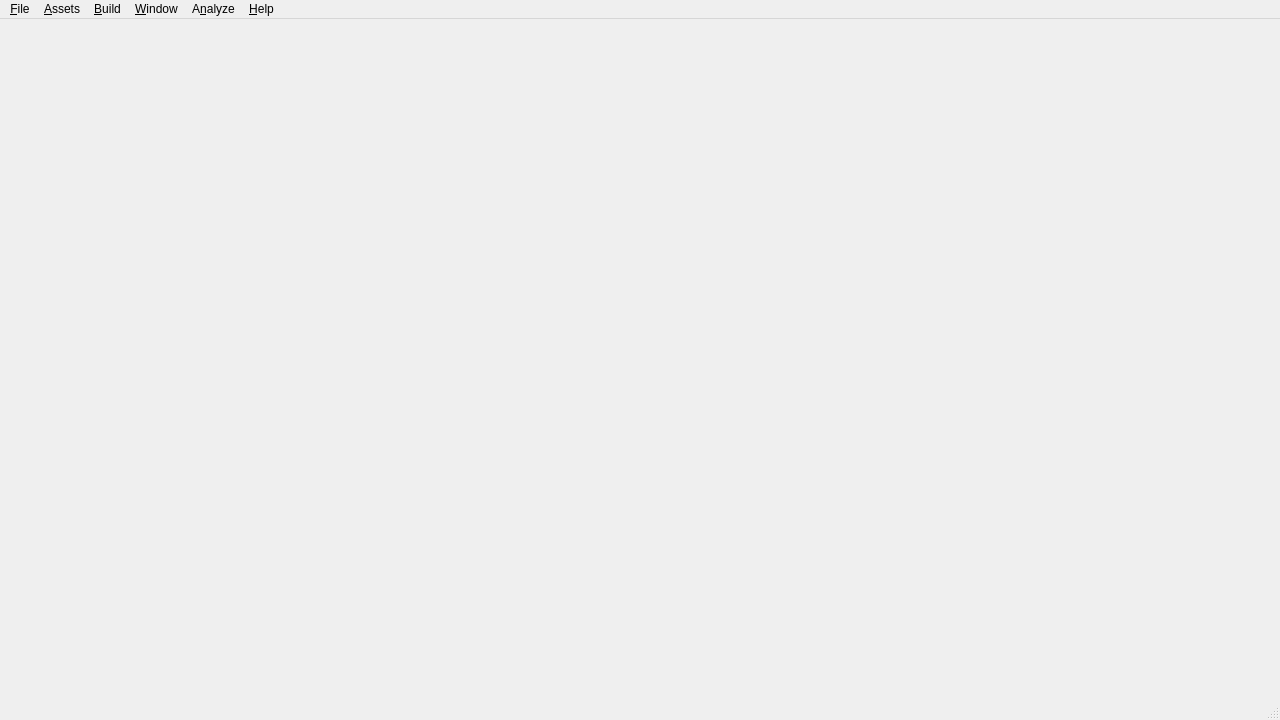
<?xml version="1.0" encoding="UTF-8"?>
<ui version="4.0">
 <class>MainWindow</class>
 <widget class="QMainWindow" name="MainWindow">
  <property name="geometry">
   <rect>
    <x>0</x>
    <y>0</y>
    <width>1280</width>
    <height>720</height>
   </rect>
  </property>
  <property name="windowTitle">
   <string>Swift IDE</string>
  </property>
  <property name="styleSheet">
   <string notr="true"/>
  </property>
  <widget class="QWidget" name="centralwidget"/>
  <widget class="QMenuBar" name="menubar">
   <property name="geometry">
    <rect>
     <x>0</x>
     <y>0</y>
     <width>1280</width>
     <height>21</height>
    </rect>
   </property>
   <widget class="QMenu" name="menuFile">
    <property name="title">
     <string>&amp;File</string>
    </property>
    <addaction name="actionNew_Project"/>
    <addaction name="actionOpen_Project"/>
    <addaction name="separator"/>
    <addaction name="actionSave"/>
    <addaction name="actionSave_All"/>
    <addaction name="actionSave_As"/>
    <addaction name="separator"/>
    <addaction name="actionPreferences"/>
    <addaction name="actionOpen_Swift_in_Explorer"/>
    <addaction name="actionExit"/>
   </widget>
   <widget class="QMenu" name="menuAssets">
    <property name="title">
     <string>&amp;Assets</string>
    </property>
    <addaction name="actionAdd_Texture"/>
    <addaction name="actionAdd_Sound"/>
    <addaction name="actionAdd_Font"/>
    <addaction name="actionAdd_Scene"/>
    <addaction name="separator"/>
    <addaction name="actionAdd_Script"/>
    <addaction name="actionAdd_Entity"/>
    <addaction name="actionAdd_State"/>
    <addaction name="separator"/>
    <addaction name="actionConfiguration"/>
    <addaction name="actionOpen_Project_in_Explorer"/>
   </widget>
   <widget class="QMenu" name="menuBuild">
    <property name="title">
     <string>&amp;Build</string>
    </property>
    <addaction name="actionBuild_and_Run"/>
    <addaction name="separator"/>
    <addaction name="actionBuild"/>
    <addaction name="actionRebuild"/>
    <addaction name="actionClean"/>
    <addaction name="separator"/>
    <addaction name="actionMute"/>
   </widget>
   <widget class="QMenu" name="menuView">
    <property name="title">
     <string>&amp;Window</string>
    </property>
    <addaction name="actionProject_Explorer"/>
    <addaction name="actionCompiler_Output"/>
    <addaction name="actionEngine_Debug_Redirect"/>
    <addaction name="actionWelcome_Dialog"/>
   </widget>
   <widget class="QMenu" name="menuAnalyze">
    <property name="title">
     <string>A&amp;nalyze</string>
    </property>
    <addaction name="actionLines_of_Code"/>
   </widget>
   <widget class="QMenu" name="menuHelp">
    <property name="title">
     <string>&amp;Help</string>
    </property>
    <addaction name="actionSwift_Docs"/>
    <addaction name="actionRelease_Notes"/>
    <addaction name="separator"/>
    <addaction name="actionWebsite"/>
    <addaction name="actionDeveloper_Forum"/>
    <addaction name="actionReport_bug"/>
    <addaction name="separator"/>
    <addaction name="actionAbout_Swift_IDE"/>
    <addaction name="actionUpdate_License"/>
   </widget>
   <addaction name="menuFile"/>
   <addaction name="menuAssets"/>
   <addaction name="menuBuild"/>
   <addaction name="menuView"/>
   <addaction name="menuAnalyze"/>
   <addaction name="menuHelp"/>
  </widget>
  <widget class="QStatusBar" name="statusbar"/>
  <action name="actionNew_Project">
   <property name="icon">
    <iconset resource="../resources/icons.qrc">
     <normaloff>:/icons/page_white.png</normaloff>:/icons/page_white.png</iconset>
   </property>
   <property name="text">
    <string>New Project</string>
   </property>
   <property name="shortcut">
    <string>Ctrl+N</string>
   </property>
  </action>
  <action name="actionOpen_Project">
   <property name="icon">
    <iconset resource="../resources/icons.qrc">
     <normaloff>:/icons/folder_open.png</normaloff>:/icons/folder_open.png</iconset>
   </property>
   <property name="text">
    <string>Open Project</string>
   </property>
   <property name="shortcut">
    <string>Ctrl+O</string>
   </property>
  </action>
  <action name="actionSave">
   <property name="icon">
    <iconset resource="../resources/icons.qrc">
     <normaloff>:/icons/save.png</normaloff>:/icons/save.png</iconset>
   </property>
   <property name="text">
    <string>Save</string>
   </property>
   <property name="shortcut">
    <string>Ctrl+S</string>
   </property>
  </action>
  <action name="actionSave_All">
   <property name="icon">
    <iconset resource="../resources/icons.qrc">
     <normaloff>:/icons/save_all.png</normaloff>:/icons/save_all.png</iconset>
   </property>
   <property name="text">
    <string>Save All</string>
   </property>
  </action>
  <action name="actionSave_As">
   <property name="icon">
    <iconset resource="../resources/icons.qrc">
     <normaloff>:/icons/save_as.png</normaloff>:/icons/save_as.png</iconset>
   </property>
   <property name="text">
    <string>Save As</string>
   </property>
  </action>
  <action name="actionPreferences">
   <property name="icon">
    <iconset resource="../resources/icons.qrc">
     <normaloff>:/icons/preferences.png</normaloff>:/icons/preferences.png</iconset>
   </property>
   <property name="text">
    <string>Preferences</string>
   </property>
  </action>
  <action name="actionExit">
   <property name="text">
    <string>Exit</string>
   </property>
   <property name="shortcut">
    <string>Ctrl+F4</string>
   </property>
  </action>
  <action name="actionOpen_Swift_in_Explorer">
   <property name="text">
    <string>Open Swift in Explorer</string>
   </property>
   <property name="shortcut">
    <string>Ctrl+Shift+O</string>
   </property>
  </action>
  <action name="actionAdd_Texture">
   <property name="icon">
    <iconset resource="../resources/icons.qrc">
     <normaloff>:/icons/rainbow_add.png</normaloff>:/icons/rainbow_add.png</iconset>
   </property>
   <property name="text">
    <string>Add Texture</string>
   </property>
   <property name="shortcut">
    <string>Ctrl+Shift+T</string>
   </property>
  </action>
  <action name="actionAdd_Sound">
   <property name="icon">
    <iconset resource="../resources/icons.qrc">
     <normaloff>:/icons/sound_add.png</normaloff>:/icons/sound_add.png</iconset>
   </property>
   <property name="text">
    <string>Add Sound</string>
   </property>
   <property name="shortcut">
    <string>Ctrl+Shift+S</string>
   </property>
  </action>
  <action name="actionAdd_Font">
   <property name="icon">
    <iconset resource="../resources/icons.qrc">
     <normaloff>:/icons/font_add.png</normaloff>:/icons/font_add.png</iconset>
   </property>
   <property name="text">
    <string>Add Font</string>
   </property>
   <property name="shortcut">
    <string>Ctrl+Shift+F</string>
   </property>
  </action>
  <action name="actionAdd_Scene">
   <property name="icon">
    <iconset resource="../resources/icons.qrc">
     <normaloff>:/icons/map_add.png</normaloff>:/icons/map_add.png</iconset>
   </property>
   <property name="text">
    <string>Add Scene</string>
   </property>
   <property name="shortcut">
    <string>Ctrl+Shift+C</string>
   </property>
  </action>
  <action name="actionAdd_Script">
   <property name="icon">
    <iconset resource="../resources/icons.qrc">
     <normaloff>:/icons/script_add.png</normaloff>:/icons/script_add.png</iconset>
   </property>
   <property name="text">
    <string>Add Script</string>
   </property>
   <property name="shortcut">
    <string>Ctrl+Shift+R</string>
   </property>
  </action>
  <action name="actionAdd_Entity">
   <property name="text">
    <string>Add Entity</string>
   </property>
   <property name="shortcut">
    <string>Ctrl+Shift+E</string>
   </property>
  </action>
  <action name="actionAdd_State">
   <property name="text">
    <string>Add State</string>
   </property>
   <property name="shortcut">
    <string>Ctrl+Shift+A</string>
   </property>
  </action>
  <action name="actionConfiguration">
   <property name="icon">
    <iconset resource="../resources/icons.qrc">
     <normaloff>:/icons/preferences.png</normaloff>:/icons/preferences.png</iconset>
   </property>
   <property name="text">
    <string>Configuration</string>
   </property>
  </action>
  <action name="actionOpen_Project_in_Explorer">
   <property name="text">
    <string>Open Project in Explorer</string>
   </property>
   <property name="shortcut">
    <string>Ctrl+Shift+P</string>
   </property>
  </action>
  <action name="actionBuild_and_Run">
   <property name="icon">
    <iconset resource="../resources/icons.qrc">
     <normaloff>:/icons/execute.png</normaloff>:/icons/execute.png</iconset>
   </property>
   <property name="text">
    <string>Build and Run</string>
   </property>
   <property name="shortcut">
    <string>F5</string>
   </property>
  </action>
  <action name="actionBuild">
   <property name="text">
    <string>Build Project</string>
   </property>
   <property name="shortcut">
    <string>F6</string>
   </property>
  </action>
  <action name="actionRebuild">
   <property name="text">
    <string>Rebuild Project</string>
   </property>
  </action>
  <action name="actionClean">
   <property name="text">
    <string>Clean Project</string>
   </property>
  </action>
  <action name="actionProject_Explorer">
   <property name="icon">
    <iconset resource="../resources/icons.qrc">
     <normaloff>:/icons/layout_sidebar.png</normaloff>:/icons/layout_sidebar.png</iconset>
   </property>
   <property name="text">
    <string>Project Explorer</string>
   </property>
   <property name="shortcut">
    <string>Ctrl+W, Ctrl+X</string>
   </property>
  </action>
  <action name="actionCompiler_Output">
   <property name="icon">
    <iconset resource="../resources/icons.qrc">
     <normaloff>:/icons/shell_windows.png</normaloff>:/icons/shell_windows.png</iconset>
   </property>
   <property name="text">
    <string>Compiler Output</string>
   </property>
   <property name="shortcut">
    <string>Ctrl+W, Ctrl+C</string>
   </property>
  </action>
  <action name="actionShell">
   <property name="text">
    <string>Shell</string>
   </property>
   <property name="shortcut">
    <string>Ctrl+W, Ctrl+S</string>
   </property>
  </action>
  <action name="actionEngine_Debug_Redirect">
   <property name="icon">
    <iconset resource="../resources/icons.qrc">
     <normaloff>:/icons/bug.png</normaloff>:/icons/bug.png</iconset>
   </property>
   <property name="text">
    <string>Engine Debug Redirect</string>
   </property>
   <property name="shortcut">
    <string>Ctrl+W, Ctrl+D</string>
   </property>
  </action>
  <action name="actionLines_of_Code">
   <property name="text">
    <string>Lines of Code</string>
   </property>
  </action>
  <action name="actionSwift_Docs">
   <property name="text">
    <string>Swift Docs</string>
   </property>
  </action>
  <action name="actionRelease_Notes">
   <property name="text">
    <string>Release Notes</string>
   </property>
  </action>
  <action name="actionWebsite">
   <property name="text">
    <string>Website</string>
   </property>
  </action>
  <action name="actionDeveloper_Forum">
   <property name="text">
    <string>Developer Forum</string>
   </property>
  </action>
  <action name="actionReport_bug">
   <property name="text">
    <string>Report bug</string>
   </property>
  </action>
  <action name="actionAbout_Swift_IDE">
   <property name="icon">
    <iconset resource="../resources/icons.qrc">
     <normaloff>:/icons/information.png</normaloff>:/icons/information.png</iconset>
   </property>
   <property name="text">
    <string>About Swift</string>
   </property>
   <property name="shortcut">
    <string>F1</string>
   </property>
  </action>
  <action name="actionUpdate_License">
   <property name="text">
    <string>Update License</string>
   </property>
  </action>
  <action name="actionMute">
   <property name="checkable">
    <bool>true</bool>
   </property>
   <property name="icon">
    <iconset resource="../resources/icons.qrc">
     <normaloff>:/icons/sound_mute.png</normaloff>:/icons/sound_mute.png</iconset>
   </property>
   <property name="text">
    <string>Mute</string>
   </property>
  </action>
  <action name="actionWelcome_Dialog">
   <property name="text">
    <string>Welcome Dialog</string>
   </property>
   <property name="shortcut">
    <string>Ctrl+W, Ctrl+W</string>
   </property>
  </action>
 </widget>
 <resources>
  <include location="../resources/icons.qrc"/>
 </resources>
 <connections>
  <connection>
   <sender>actionExit</sender>
   <signal>triggered()</signal>
   <receiver>MainWindow</receiver>
   <slot>close()</slot>
   <hints>
    <hint type="sourcelabel">
     <x>-1</x>
     <y>-1</y>
    </hint>
    <hint type="destinationlabel">
     <x>639</x>
     <y>359</y>
    </hint>
   </hints>
  </connection>
 </connections>
</ui>
